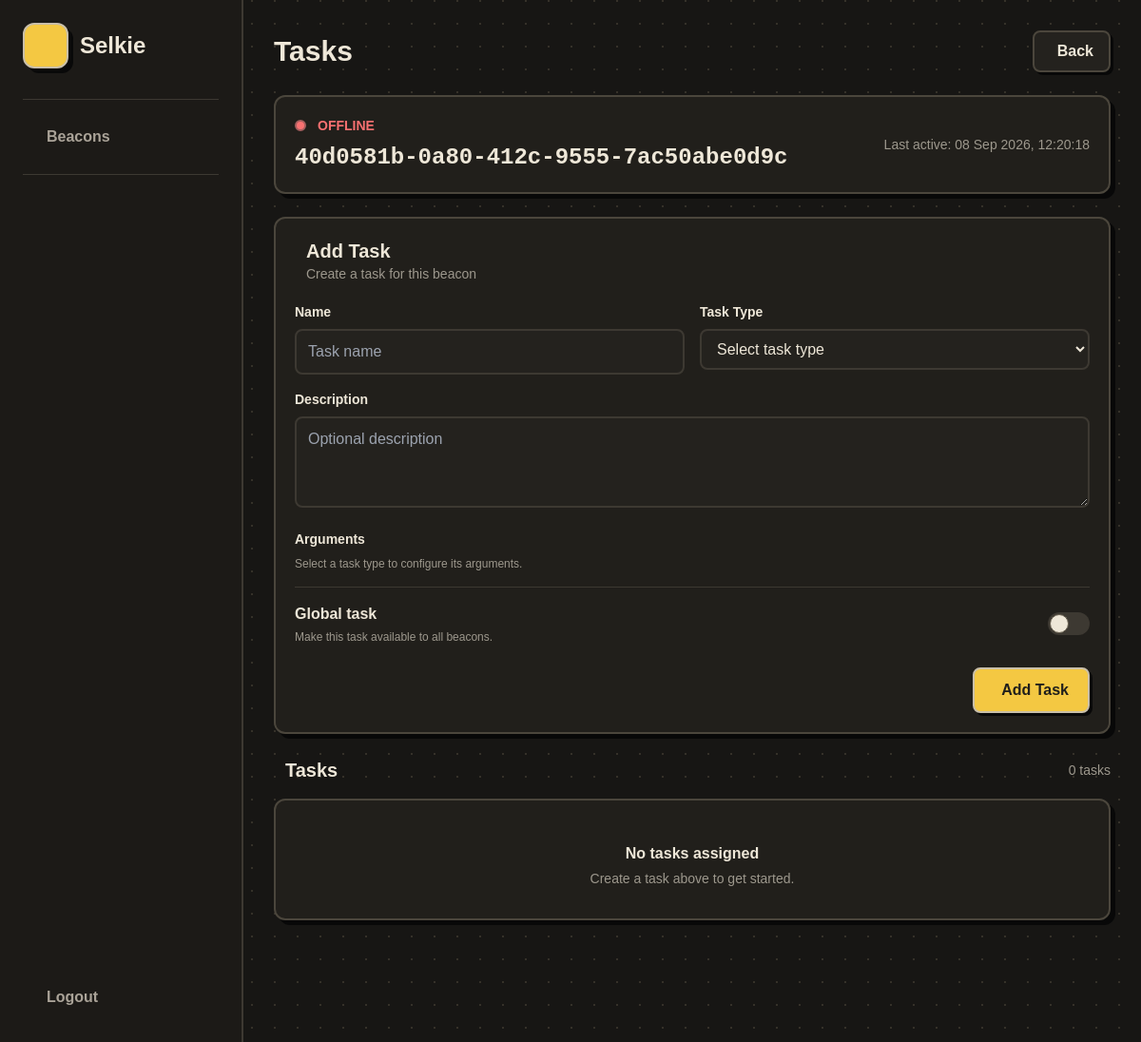
Page /task/tasks/40d0581b-0a80-412c-9555-7ac50abe0d9c on the committed database.
### db_manager.py (models this page shows)
class Base(DeclarativeBase):
    pass

class Beacon(Base):
    __tablename__ = "beacons"
    id: Mapped[str] = mapped_column(String, primary_key=True)
    public_key: Mapped[str] = mapped_column(String)
    system_info: Mapped[str] = mapped_column(JSON)
    registered_at: Mapped[datetime] = mapped_column(DateTime)
    last_active: Mapped[datetime] = mapped_column(DateTime)
    status: Mapped[str] = mapped_column(String, default="offline")

### task.py (the view, shortened to what this page needs)
@task.route("/tasks/<beacon_id>", methods=["GET"])
def view_tasks(beacon_id):
    with get_session() as session:
        beacon = session.query(Beacon).filter_by(id=beacon_id).first()
        if not beacon:
            return "Beacon not found", 404
        tasks = (
            session.query(Task)
            .filter(or_(Task.beacon_id == beacon_id, Task.is_global.is_(True)))
            .order_by(Task.created_at.asc())
            .all()
        )
        task_data = []
    return render_template("tasks.html", beacon=beacon, tasks=task_data)

### db_manager.py (called while the page is built)
def get_session():
    return Session(engine)

### templates/tasks.html (shortened to what this page needs)
{% extends "base.html" %}
{% block navbar_title %}
Tasks
{% endblock %}
{% block navbar_actions %}
<a href="{{ url_for('dashboard.beacon_details', beacon_id=beacon.id) }}" class="secondary-btn rounded-lg px-4 py-2
           font-bold flex items-center gap-2">
    Back
</a>
{% endblock %}
{% block content %}
<div class="mx-auto">
    <section class="retro-card rounded-xl p-5 mb-6">
        <div class="flex flex-col sm:flex-row
                    sm:items-center sm:justify-between gap-4">
            <div class="min-w-0">
                <div class="flex items-center gap-3 mb-2">
                    {% if beacon.status == "online" %}
                    <span class="w-3 h-3 rounded-full
                                   bg-green-400
                                   border-2 border-[#6fa879]"></span>
                    <span class="text-sm font-black text-green-400">
                        ONLINE
                    </span>
                    {% else %}
                    <span class="w-3 h-3 rounded-full
                                   bg-red-400
                                   border-2 border-[#a85f5f]"></span>
                    <span class="text-sm font-black text-red-400">
                        OFFLINE
                    </span>
                    {% endif %}
                </div>
                <h2 class="text-xl sm:text-2xl font-black mono break-all">
                    {{ beacon.id }}
                </h2>
            </div>
            <div class="text-sm muted shrink-0">
                {% if beacon.last_active %}
                Last active:
                {{ beacon.last_active.strftime("%d %b %Y, %H:%M:%S") }}
                {% else %}
                Never active
                {% endif %}
            </div>
        </div>
    </section>
    <section class="retro-card rounded-xl p-5 mb-6">
        <div class="flex items-center gap-3 mb-5">
            <div>
                <h2 class="text-xl font-black">
                    Add Task
                </h2>
                <p class="text-sm muted">
                    Create a task for this beacon
                </p>
            </div>
        </div>
        <form method="POST" action="{{ url_for('task.create_task') }}" class="space-y-4">
            <div class="grid grid-cols-1 md:grid-cols-2 gap-4">
                <div>
                    <label for="name" class="block text-sm font-bold mb-2">
                        Name
                    </label>
                    <input id="name" name="name" type="text" required placeholder="Task name" class="w-full rounded-lg
                          bg-[#24221e]
                          border-2 border-[#3d3932]
                          px-3 py-2.5
                          text-[#eee7d8]
                          outline-none
                          focus:border-[#c9bfa9]">
                </div>
                <div>
                    <label for="task_type" class="block text-sm font-bold mb-2">
                        Task Type
                    </label>
                    <select id="task_type" name="task_type" required class="w-full rounded-lg
                           bg-[#24221e]
                           border-2 border-[#3d3932]
                           px-3 py-2.5
                           text-[#eee7d8]
                           outline-none
                           focus:border-[#c9bfa9]">
                        <option value="">Select task type</option>
                    </select>
                </div>
            </div>
            <div>
                <label for="description" class="block text-sm font-bold mb-2">
                    Description
                </label>
                <textarea id="description" name="description" rows="3" placeholder="Optional description" class="w-full rounded-lg
                         bg-[#24221e]
                         border-2 border-[#3d3932]
                         px-3 py-2.5
                         text-[#eee7d8]
                         outline-none
                         resize-y
                         focus:border-[#c9bfa9]"></textarea>
            </div>
            <div>
                <label class="block text-sm font-bold mb-2">
                    Arguments
                </label>
                <div id="task-arguments" class="space-y-3">
                    <p class="text-xs muted">
                        Select a task type to configure its arguments.
                    </p>
                </div>
            </div>
            <div class="flex items-center justify-between
                gap-4
                pt-4
                border-t border-[#3d3932]">
                <div>
                    <label for="is_global" class="font-bold">
                        Global task
                    </label>
                    <p class="text-xs muted mt-1">
                        Make this task available to all beacons.
                    </p>
                </div>
                <label class="relative inline-flex items-center cursor-pointer">
                    <div class="w-11 h-6
                        bg-[#3d3932]
                        rounded-full
                        peer-checked:bg-[#f4c842]
                        after:content-['']
                        after:absolute
                        after:top-[2px]
                        after:left-[2px]
                        after:w-5
                        after:h-5
                        after:bg-[#eee7d8]
                        after:border-[#665e4f]
                        after:border
                        after:rounded-full
                        after:transition-all
                        peer-checked:after:translate-x-full
                        peer-checked:after:border-[#c9bfa9]">
                    </div>
                </label>
            </div>
            <div class="flex justify-end pt-2">
                <button type="submit" class="retro-btn rounded-lg
                       px-5 py-2.5
                       font-black
                       flex items-center gap-2">
                    Add Task
                </button>
            </div>
        </form>
    </section>
    <section>
        <div class="flex items-center justify-between mb-4">
            <div class="flex items-center gap-3">
                <h2 class="text-xl font-black">
                    Tasks
                </h2>
            </div>
            <span class="text-sm muted">
                {{ tasks|length }} task{% if tasks|length != 1 %}s{% endif %}
            </span>
        </div>
        {% if tasks %}
        <div class="space-y-3">
            {% for task in tasks %}
            <div class="retro-card rounded-xl p-4">
                <div class="flex flex-col
                                   md:flex-row
                                   md:items-center
                                   md:justify-between
                                   gap-4">
                    <div class="min-w-0">
                        <div class="flex flex-wrap items-center gap-2 mb-2">
                            <h3 class="font-black text-lg">
                                {{ task.name }}
                            </h3>
                            <span class="text-xs font-bold
                     px-2 py-1
                     rounded-md
                     bg-[#2b2822]
                     border border-[#4b463c]
                     text-[#b8b1a3]">
                                {{ task.task_type }}
                            </span>
                            {% if task.is_global %}
                            <span class="text-xs font-bold
                     px-2 py-1
                     rounded-md
                     bg-yellow-400
                     text-[#201f1b]">
                                GLOBAL
                            </span>
                            {% endif %}
                        </div>
                        {% if task.description %}
                        <p class="text-sm muted mb-3">
                            {{ task.description }}
                        </p>
                        {% endif %}
                        <div class="flex flex-wrap items-center gap-x-5 gap-y-1 text-xs muted">
                            <span>
                                Status:
                                <strong class="text-[#eee7d8]">
                                    {{ task.execution.status }}
                                </strong>
                            </span>
                            {% if task.created_at %}
                            <span>
                                Created:
                                {{ task.created_at.strftime("%d %b %Y, %H:%M:%S") }}
                            </span>
                            {% endif %}
                            {% if task.execution.started_at %}
                            <span>
                                Started:
                                {{ task.execution.started_at.strftime("%d %b %Y, %H:%M:%S") }}
                            </span>
                            {% endif %}
                            {% if task.execution.completed_at %}
                            <span>
                                Completed:
                                {{ task.execution.completed_at.strftime("%d %b %Y, %H:%M:%S") }}
                            </span>
                            {% endif %}
                        </div>
                        {% if task.execution.status == "completed" and task.execution.result %}
                        <div class="mt-3 p-3 rounded-md
                bg-[#201f1b]
                border border-[#4b463c]">
                            <div class="text-xs font-bold muted mb-1">
                                RESULT
                            </div>
                            {% if task.execution.result.output %}
                            <pre
                                class="text-xs whitespace-pre-wrap overflow-x-auto">{{ task.execution.result.output }}</pre>
                            {% else %}
                            <pre
                                class="text-xs whitespace-pre-wrap overflow-x-auto">{{ task.execution.result | tojson(indent=2) }}</pre>
                            {% endif %}
                        </div>
                        {% endif %}
                        {% if task.execution.status == "failed" and task.execution.error %}
                        <div class="mt-3 p-3 rounded-md
                bg-[#2b201e]
                border border-red-900">
                            <div class="text-xs font-bold text-red-400 mb-1">
                                ERROR
                            </div>
                            <pre class="text-xs whitespace-pre-wrap overflow-x-auto">{{ task.execution.error }}</pre>
                        </div>
                        {% endif %}
                    </div>
                    <form method="POST" action="{{ url_for(
        'task.delete_task',
        beacon_id=beacon.id,
        task_id=task.id
    ) }}" class="inline-block">
                        <button type="submit" class="rounded-lg
               border-2 border-red-900
               bg-red-950
               px-3 py-2
               flex items-center gap-2
               text-sm font-bold text-red-300
               shadow-[3px_3px_0_#080808]
               transition
               hover:bg-red-900
               hover:border-red-700
               hover:text-red-100
               hover:translate-x-[2px]
               hover:translate-y-[2px]
               hover:shadow-[1px_1px_0_#080808]">
                            <i class="ph-bold ph-trash text-base"></i>
                            Delete
                        </button>
                    </form>
                </div>
            </div>
            {% endfor %}
        </div>
        {% else %}
        <div class="retro-card rounded-xl p-8 text-center">
            <p class="font-bold mt-3">
                No tasks assigned
            </p>
            <p class="text-sm muted mt-1">
                Create a task above to get started.
            </p>
        </div>
        {% endif %}
    </section>
</div>
{% endblock %}

### templates/base.html (style rules this page uses)
body { background: #171614; background-image: radial-gradient(circle at 1px 1px, #353129 1px, transparent 0); background-size: 24px 24px; font-family: "Trebuchet MS", sans-serif; color: #eee7d8; }
.retro-card { background: #211f1b; border: 2px solid #4b463c; box-shadow: 5px 5px 0 #080808; }
.retro-btn { background: #f4c842; color: #201f1b; border: 2px solid #c9bfa9; box-shadow: 3px 3px 0 #080808; transition: .12s; }
.secondary-btn { background: #24221e; color: #eee7d8; border: 2px solid #4b463c; box-shadow: 3px 3px 0 #080808; transition: .12s; }
.muted { color: #9d988d; }
.mono { font-family: monospace; }

### rows in the picture
Beacon: id "40d0581b-0a80-412c-9555-7ac50abe0d9c", last_active "08 Sep 2026, 12:20:18"

### other values in the picture
{{ tasks|length }} "0"
